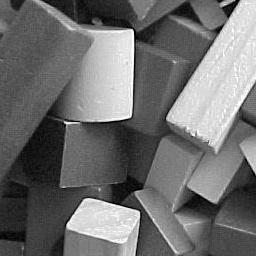
#> input picture 1017/blocks.jpg, 256 x 256 px
$ python 4.py
#> lines starting #> are read from the running program, lines starting #| are printed output that depends on the picture
import skimage.io as io
b = io.imread('blocks.jpg')
#> b is the input picture: shape (256, 256); min 0, max 255, mean 110.3
io.imshow(b+128)
from numpy import uint8
import numpy as np
from numpy import float64
bf = float64(b)
b4 = uint8(np.clip(bf*2,0,255))
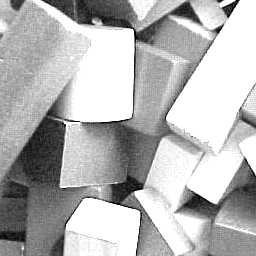
#> b4: shape (256, 256); min 0, max 255, mean 180.4
b5 = uint8(np.clip(bf/2+128,0,255))
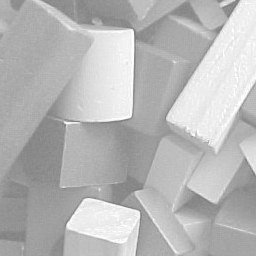
#> b5: shape (256, 256); min 128, max 255, mean 182.9
io.imshow(b5)
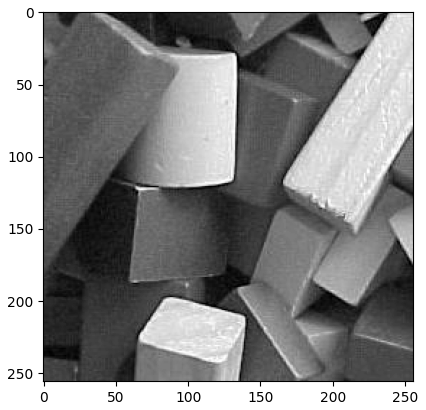
#> figure drawn by matplotlib, 1 panel

$ run again, with 1017/thylacine.png saved as 1017/blocks.jpg
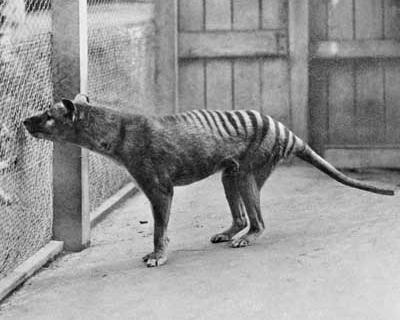
#> input picture 1017/thylacine.png, 400 x 320 px
#> b is the input picture: shape (320, 400); min 0, max 255, mean 150.8
#> `b5 = uint8(np.clip(bf/2+128,0,255))`:
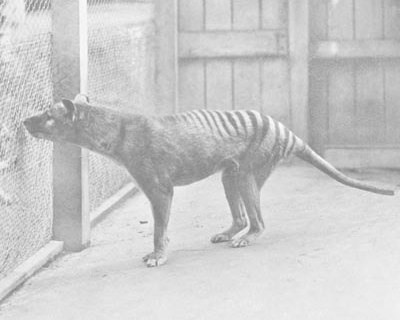
#> b5: shape (320, 400); min 128, max 255, mean 203.2
#> `io.imshow(b5)`:
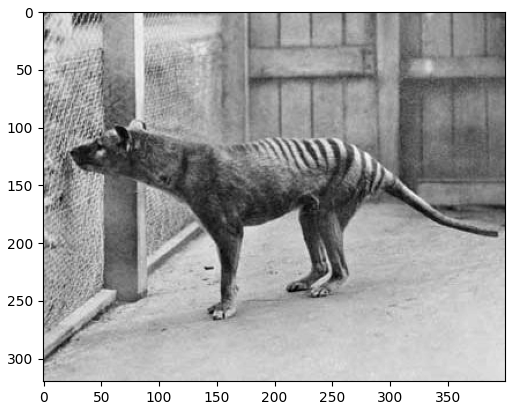
#> figure drawn by matplotlib, 1 panel
